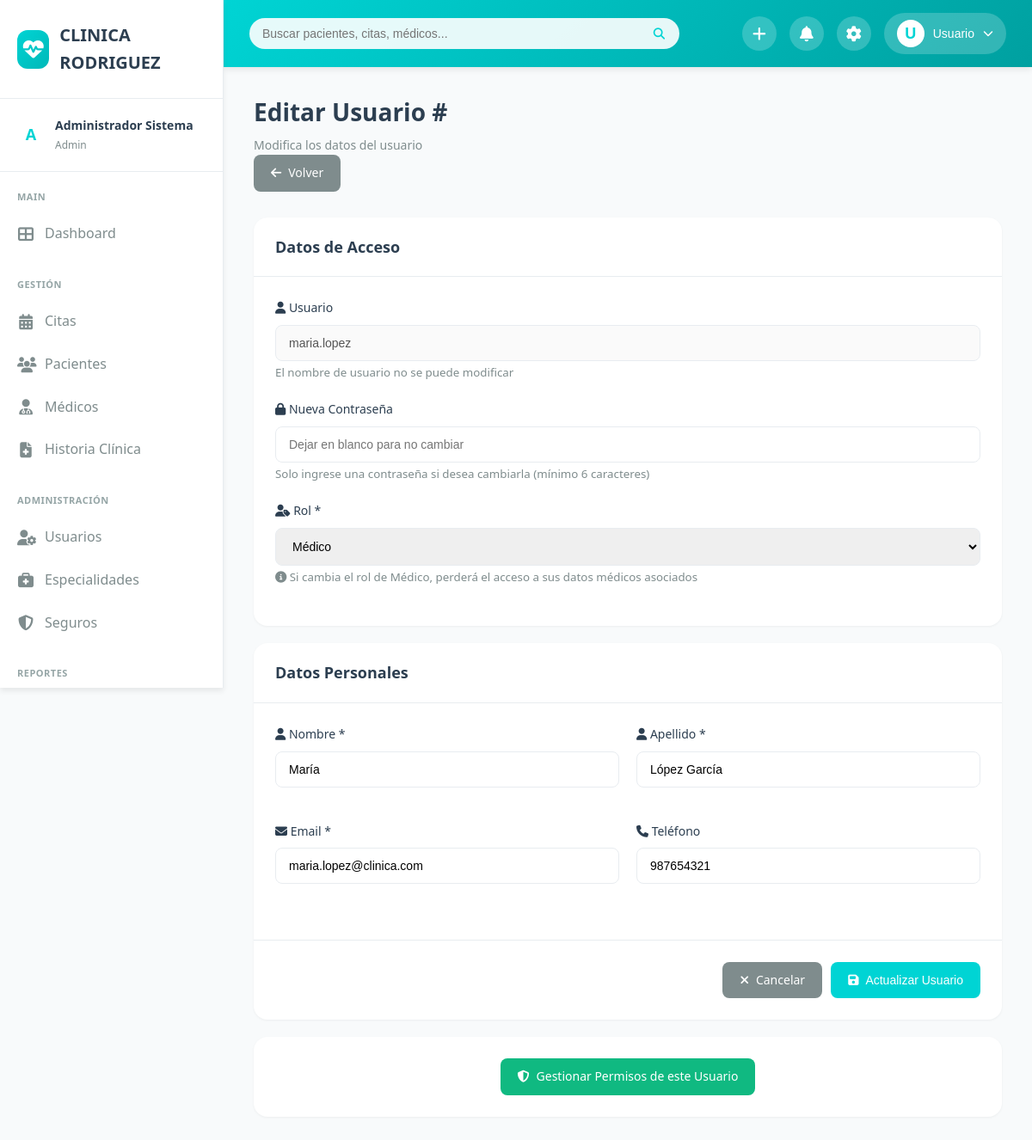
/editar-usuario.php?id=2 (signed in), run on the app's committed database.
### tables this page shows
CREATE TABLE `usuarios` (
  `id` int(11) NOT NULL,
  `username` varchar(50) NOT NULL,
  `password` varchar(255) NOT NULL,
  `nombre` varchar(100) NOT NULL,
  `apellido` varchar(100) NOT NULL,
  `email` varchar(100) NOT NULL,
  `telefono` varchar(20) DEFAULT NULL,
  `rol` enum('admin','medico','recepcionista') NOT NULL,
  `estado` enum('activo','inactivo') DEFAULT 'activo',
  `fecha_creacion` timestamp NOT NULL DEFAULT current_timestamp(),
  `ultimo_acceso` datetime DEFAULT NULL
);

### public/editar-usuario.php (the view, shortened to what this page needs)
<?php
$database = new Database();
$db = $database->getConnection();
$usuario_id = $_GET['id'] ?? null;
$query = "SELECT * FROM usuarios WHERE id = :id";
$stmt = $db->prepare($query);
$stmt->bindParam(':id', $usuario_id);
$stmt->execute();
$usuario = $stmt->fetch(PDO::FETCH_ASSOC);
?>
<!DOCTYPE html>
<html lang="es">
<head>
    <link rel="stylesheet" href="css/styles.css">
    <link rel="stylesheet" href="https://cdnjs.cloudflare.com/ajax/libs/font-awesome/6.4.0/css/all.min.css">
</head>
<body>
    <div class="main-wrapper">
        <?php include '../includes/sidebar.php'; ?>
        <div class="main-content">
            <?php include '../includes/header.php'; ?>
            <div class="dashboard-content">
                <div class="page-header">
                    <div>
                        <h1 class="page-title">Editar Usuario #<?php echo $usuario_id; ?></h1>
                        <p class="page-subtitle">Modifica los datos del usuario</p>
                    </div>
                    <a href="usuarios.php" class="btn btn-secondary">
                        <i class="fas fa-arrow-left"></i> Volver
                    </a>
                </div>
                <form method="POST" action="editar-usuario.php?id=<?php echo $usuario_id; ?>">
                    <div class="card">
                        <div class="card-header">
                            <h3 class="card-title">Datos de Acceso</h3>
                        </div>
                        <div class="card-body">
                            <div class="form-group">
                                <label class="form-label">
                                    <i class="fas fa-user"></i> Usuario
                                </label>
                                <input type="text" class="form-control"
                                       value="<?php echo htmlspecialchars($usuario['username']); ?>"
                                       disabled>
                                <small style="color: var(--text-secondary);">
                                    El nombre de usuario no se puede modificar
                                </small>
                            </div>
                            <div class="form-group">
                                <label class="form-label">
                                    <i class="fas fa-lock"></i> Nueva Contraseña
                                </label>
                                <input type="password" name="nueva_password" class="form-control"
                                       placeholder="Dejar en blanco para no cambiar">
                                <small style="color: var(--text-secondary);">
                                    Solo ingrese una contraseña si desea cambiarla (mínimo 6 caracteres)
                                </small>
                            </div>
                            <div class="form-group">
                                <label class="form-label">
                                    <i class="fas fa-user-tag"></i> Rol *
                                </label>
                                <select name="rol" class="form-control" required>
                                    <option value="medico" <?php echo $usuario['rol'] === 'medico' ? 'selected' : ''; ?>>
                                        Médico
                                    </option>
                                </select>
                                <?php if ($usuario['rol'] === 'medico'): ?>
                                <small style="color: var(--text-secondary);">
                                    <i class="fas fa-info-circle"></i>
                                    Si cambia el rol de Médico, perderá el acceso a sus datos médicos asociados
                                </small>
                                <?php endif; ?>
                            </div>
                        </div>
                    </div>
                    <div class="card mt-2">
                        <div class="card-header">
                            <h3 class="card-title">Datos Personales</h3>
                        </div>
                        <div class="card-body">
                            <div class="form-row">
                                <div class="form-group">
                                    <label class="form-label">
                                        <i class="fas fa-user"></i> Nombre *
                                    </label>
                                    <input type="text" name="nombre" class="form-control"
                                           value="<?php echo htmlspecialchars($usuario['nombre']); ?>"
                                           required>
                                </div>
                                <div class="form-group">
                                    <label class="form-label">
                                        <i class="fas fa-user"></i> Apellido *
                                    </label>
                                    <input type="text" name="apellido" class="form-control"
                                           value="<?php echo htmlspecialchars($usuario['apellido']); ?>"
                                           required>
                                </div>
                            </div>
                            <div class="form-row">
                                <div class="form-group">
                                    <label class="form-label">
                                        <i class="fas fa-envelope"></i> Email *
                                    </label>
                                    <input type="email" name="email" class="form-control"
                                           value="<?php echo htmlspecialchars($usuario['email']); ?>"
                                           required>
                                </div>
                                <div class="form-group">
                                    <label class="form-label">
                                        <i class="fas fa-phone"></i> Teléfono
                                    </label>
                                    <input type="tel" name="telefono" class="form-control"
                                           value="<?php echo htmlspecialchars($usuario['telefono']); ?>">
                                </div>
                            </div>
                        </div>
                        <div class="card-body" style="border-top: 1px solid var(--border-color); display: flex; gap: 10px; justify-content: flex-end;">
                            <a href="usuarios.php" class="btn btn-secondary">
                                <i class="fas fa-times"></i> Cancelar
                            </a>
                            <button type="submit" class="btn btn-primary">
                                <i class="fas fa-save"></i> Actualizar Usuario
                            </button>
                        </div>
                    </div>
                </form>
                <div class="card mt-2">
                    <div class="card-body" style="text-align: center;">
                        <a href="permisos-usuario.php?id=<?php echo $usuario_id; ?>" class="btn btn-success">
                            <i class="fas fa-shield-alt"></i> Gestionar Permisos de este Usuario
                        </a>
                    </div>
                </div>
            </div>
        </div>
    </div>
</body>
</html>

### public/css/styles.css (style rules this page uses)
:root { --primary-color: #00D4D4; --primary-dark: #00B8B8; --primary-light: #4DE0E0; --secondary-color: #00A8A8; --accent-color: #FFB800; --background-main: #F8FAFB; --background-card: #FFFFFF; --background-sidebar: #FFFFFF; --text-primary: #2C3E50; --text-secondary: #7F8C8D; --text-light: #95A5A6; --text-white: #FFFFFF; --border-color: #E8ECF0; --shadow-sm: 0 1px 3px rgba(0, 0, 0, 0.05); --shadow-md: 0 4px 6px rgba(0, 0, 0, 0.07); --shadow-lg: 0 10px 25px rgba(0, 0, 0, 0.1); --shadow-xl: 0 20px 40px rgba(0, 0, 0, 0.15); --radius-sm: 8px; --radius-md: 12px; --radius-lg: 16px; --transition: all 0.3s cubic-bezier(0.4, 0, 0.2, 1); }
* { margin: 0; padding: 0; box-sizing: border-box; }
body { font-family: 'Segoe UI', Tahoma, Geneva, Verdana, sans-serif; background-color: var(--background-main); color: var(--text-primary); line-height: 1.6; overflow-x: hidden; }
.main-wrapper { display: flex; min-height: 100vh; }
.main-content { flex: 1; margin-left: 260px; transition: var(--transition); }
.dashboard-content { padding: 30px 35px; }
.page-header { margin-bottom: 30px; }
.page-title { font-size: 28px; font-weight: 700; color: var(--text-primary); margin-bottom: 5px; }
.page-subtitle { color: var(--text-secondary); font-size: 14px; }
.card { background: var(--background-card); border-radius: var(--radius-lg); box-shadow: var(--shadow-sm); overflow: hidden; }
.card-header { padding: 20px 25px; border-bottom: 1px solid var(--border-color); display: flex; justify-content: space-between; align-items: center; }
.card-title { font-size: 18px; font-weight: 600; color: var(--text-primary); }
.card-body { padding: 25px; }
.btn { padding: 10px 20px; border: none; border-radius: var(--radius-sm); font-size: 14px; font-weight: 500; cursor: pointer; transition: var(--transition); display: inline-flex; align-items: center; gap: 8px; text-decoration: none; }
.btn-primary { background: var(--primary-color); color: white; }
.btn-secondary { background: var(--text-secondary); color: white; }
.btn-success { background: #10B981; color: white; }
.form-group { margin-bottom: 20px; }
.form-label { display: block; margin-bottom: 8px; font-size: 14px; font-weight: 500; color: var(--text-primary); }
.form-control { width: 100%; padding: 12px 15px; border: 1px solid var(--border-color); border-radius: var(--radius-sm); font-size: 14px; transition: var(--transition); }
select.form-control { cursor: pointer; }
.mt-2 { margin-top: 20px; }

### public/editar-usuario.php (style rules this page uses)
.form-row { display: grid; grid-template-columns: repeat(auto-fit, minmax(250px, 1fr)); gap: 20px; margin-bottom: 20px; }

### data on the page
usuarios: username "maria.lopez", rol "Médico", nombre "María", apellido "López García", email "maria.lopez@clinica.com", telefono "987654321"

### other printed values
substr($user_name, 0, 1) "A"
$user_name . ' ' . $user_apellido "Administrador Sistema"
$user_role "Admin"
substr($nombre, 0, 1) "U"
explode(' ', $nombre)[0] "Usuario"
